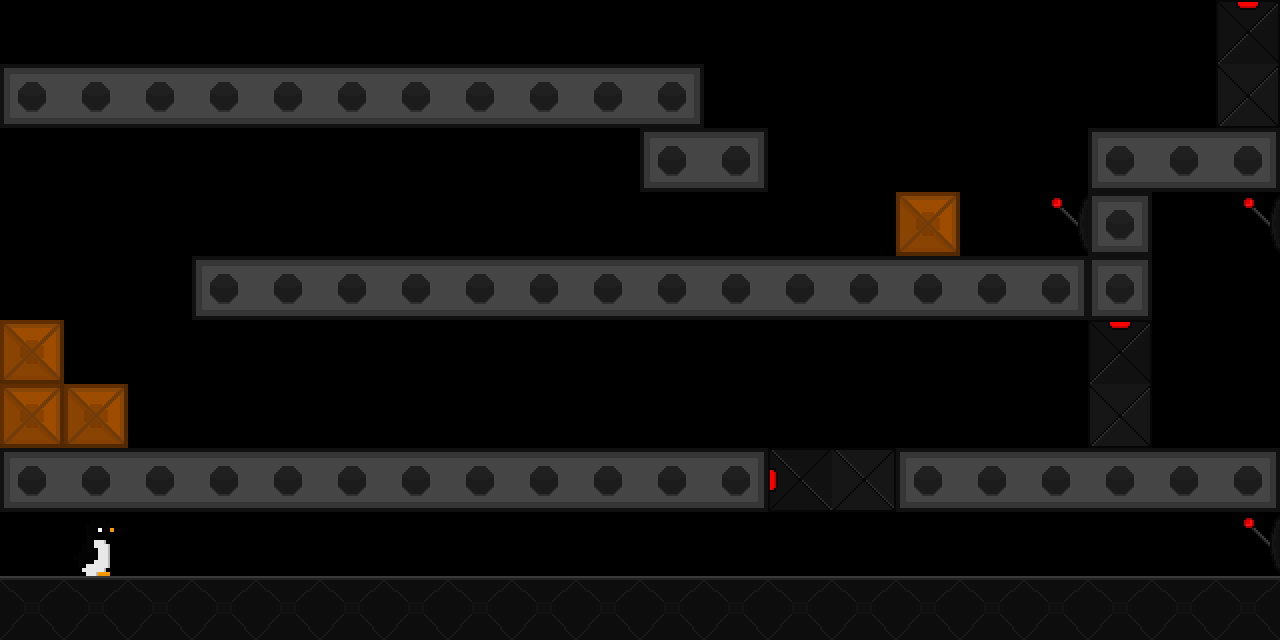

This game map was drawn from its Tiled (.tmx) file and the tilesets committed beside it. A one-line description and the full map source follow:
An orthogonal 20x10 tile map with 64x64 px tiles, 1 tile layer (Capa de patrones 1).

<map version="1.10" tiledversion="1.10.1" orientation="orthogonal" renderorder="right-down" width="20" height="10" tilewidth="64" tileheight="64" infinite="0" nextlayerid="2" nextobjectid="1">
 <editorsettings>
  <export target="Nivel1-3TLM.csv" format="csv" />
 </editorsettings>
 <tileset firstgid="1" source="SpriteSheet.tsx" />
 <layer id="1" name="Capa de patrones 1" width="20" height="10">
  <data encoding="csv">
0,0,0,0,0,0,0,0,0,0,0,0,0,0,0,0,0,0,0,15,
8,5,5,5,5,5,5,5,5,5,6,0,0,0,0,0,0,0,0,20,
0,0,0,0,0,0,0,0,0,0,8,6,0,0,0,0,0,8,5,6,
0,0,0,0,0,0,0,0,0,0,0,0,0,0,2,0,3,4,0,3,
0,0,0,8,5,5,5,5,5,5,5,5,5,5,5,5,6,4,0,0,
2,0,0,0,0,0,0,0,0,0,0,0,0,0,0,0,0,15,0,0,
2,2,0,0,0,0,0,0,0,0,0,0,0,0,0,0,0,20,0,0,
8,5,5,5,5,5,5,5,5,5,5,6,16,17,8,5,5,5,5,6,
0,7,0,0,0,0,0,0,0,0,0,0,0,0,0,0,0,0,0,3,
18,18,18,18,18,18,18,18,18,18,18,18,18,18,18,18,18,18,18,18
</data>
 </layer>
</map>
